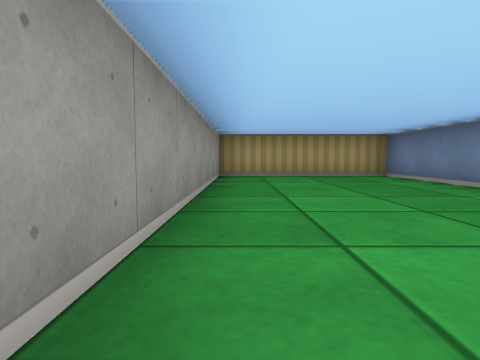
View 1 (above)

22 first-person views from a walk through a cub3D maze. The camera is about half as high as the walls, tilts 4° down and sees 75° across. The floor is counted in squares. Each view is taken from the middle of a square. On the plan, view 1 faces up. The plan holds only what a view shows up to about 9 squares ahead; the rest is blank.

View 2
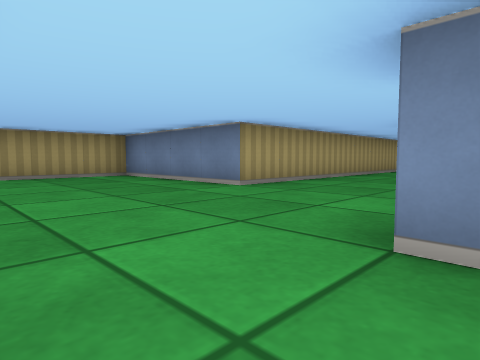

View 3
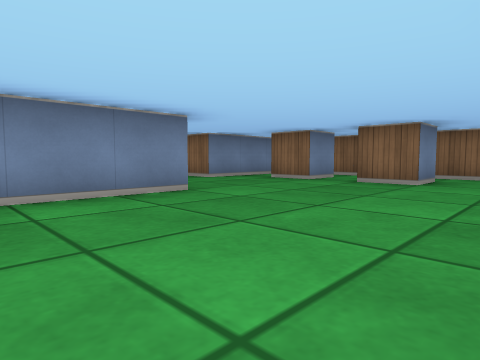

View 4
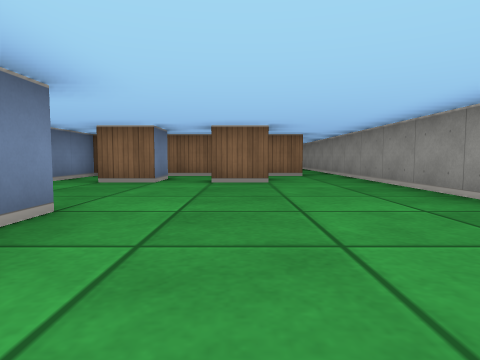

View 5
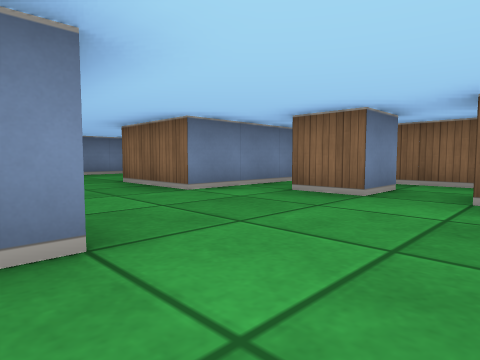

View 6
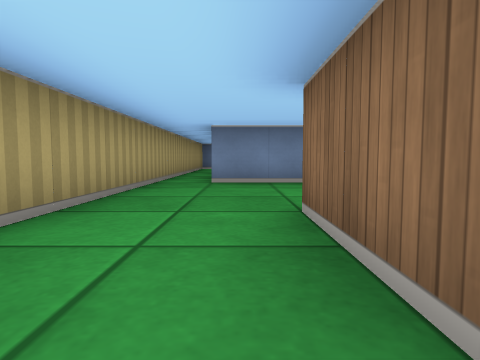

View 7
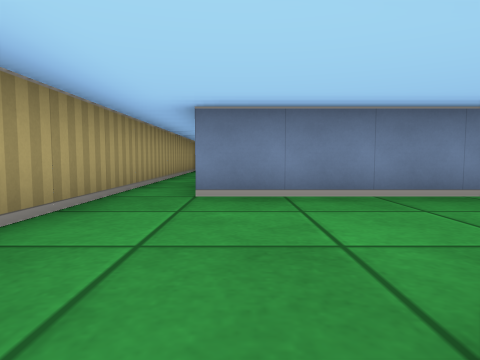

View 8
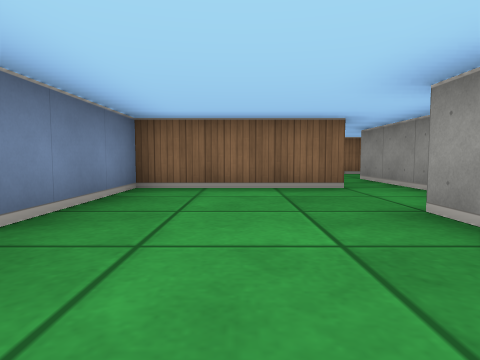

View 9
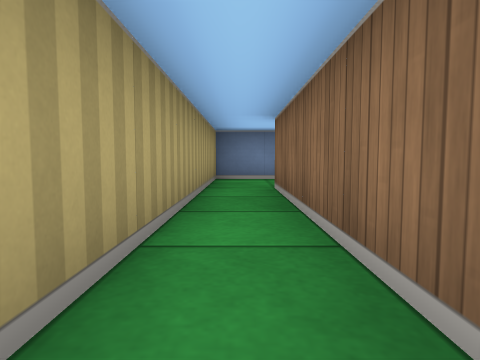

View 10
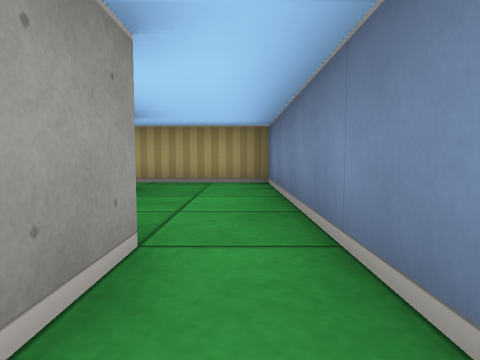

View 11
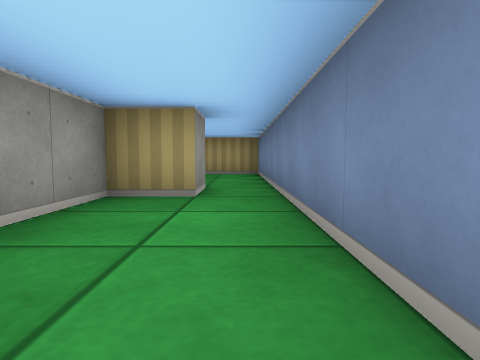

View 12
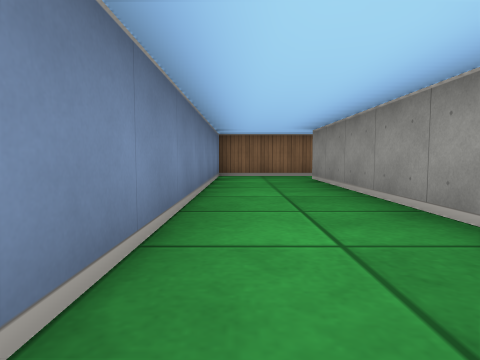

View 13
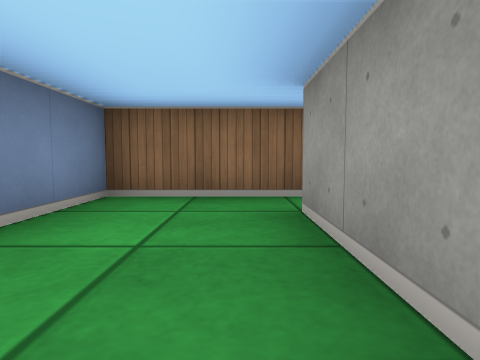

View 14
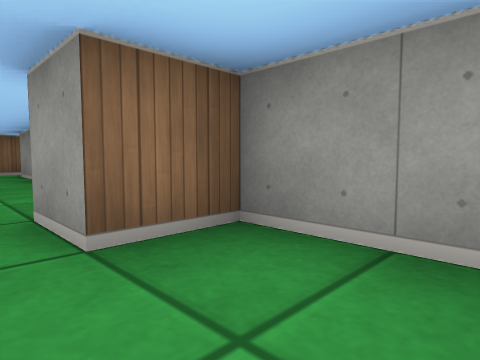

View 15
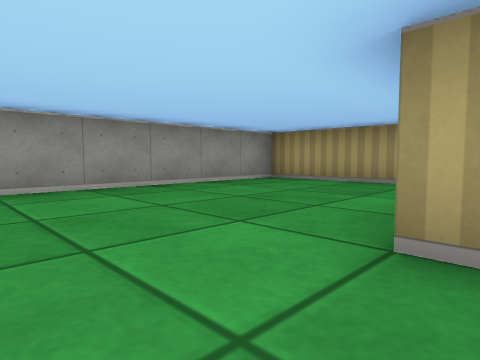

View 16
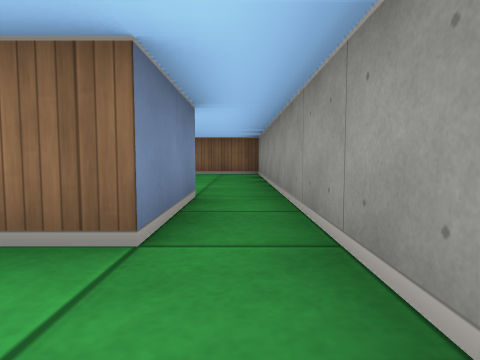

View 17
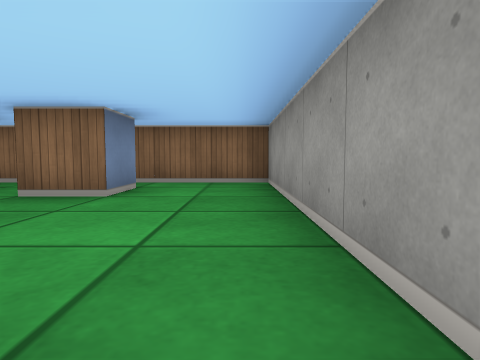

View 18
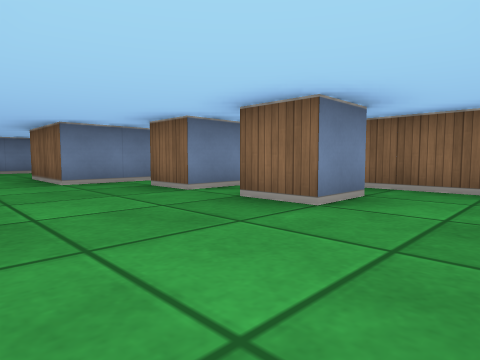

View 19
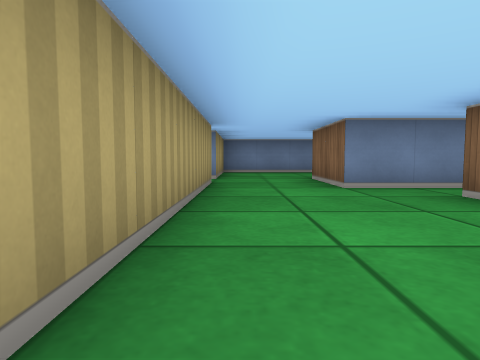

View 20
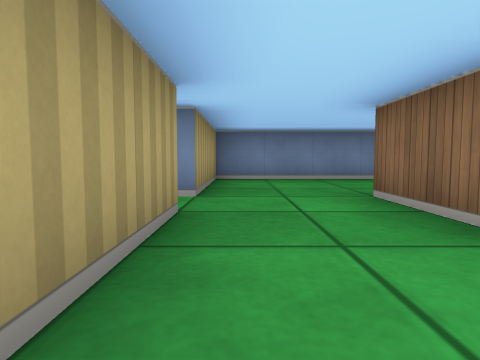

View 21
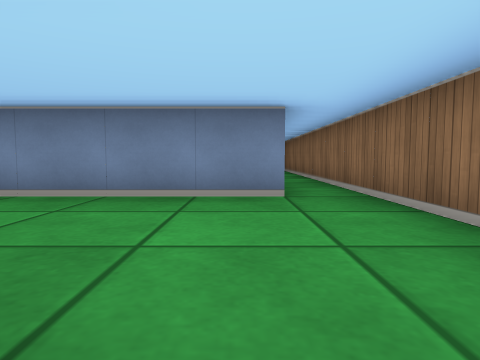

View 22
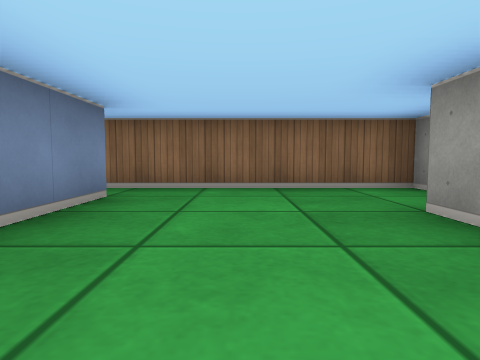

### Floor plan
Ten units are one square. View 1 is at (0, 0); x grows to the right and y downward. Boxes are objects, and circles mark ways between rooms. Rooms are numbered by the first view taken in them; rooms with no view inside come last. Other rooms are left out.
<svg viewBox="-10 -80 190 170">
<path fill="none" stroke="#000" d="M15 5 15 -5 25 -5M35 6 35 -5 45 -5M5 15 55 15 55 -15 75 -15M75 -35 35 -35 35 -75 -5 -75 -5 15M116 -25 155 -25M75 -11 75 -5M74 15 105 15 105 -25M155 -35 75 -35M155 85 175 85 175 5M165 5 165 15 155 15 155 75M155 -9 155 5 165 5M175 5 175 -35 155 -35M35 75 35 65 45 65M15 76 15 65 25 65M55 72 55 55 65 55M5 35 5 15M65 35 16 35M-5 15 -5 85 20 85M75 59 75 65M105 75 105 35 75 35M65 55 75 55M64 85 155 85M65 11 65 35"/>
<circle cx="65" cy="-25" r="3" fill="#2a7"/>
<circle cx="0" cy="25" r="3" fill="#2a7"/>
<circle cx="150" cy="-30" r="3" fill="#2a7"/>
<circle cx="70" cy="25" r="3" fill="#2a7"/>
<circle cx="170" cy="10" r="3" fill="#2a7"/>
<circle cx="150" cy="80" r="3" fill="#2a7"/>
<circle cx="60" cy="45" r="3" fill="#2a7"/>
<text x="20" y="-30">1</text>
<text x="100" y="-10">2</text>
<text x="170" y="50">3</text>
<text x="160" y="-20">4</text>
<text x="30" y="60">5</text>
<text x="90" y="60">6</text>
</svg>
Room 1 opens to room 2. Room 1 opens to room 5. Room 2 opens to room 4. Room 2 opens to room 6. Room 3 opens to room 4. Room 3 opens to room 6. Room 5 opens to room 6.

Where each view was taken, in squares from view 1:
view 1: 0 up, 0 right, facing up
view 2: 0 up, 0 right, facing up-right
view 3: 6 up, 0 right, facing down-right
view 4: 6 up, 2 right, facing down
view 5: 4 up, 2 right, facing down-right
view 6: 2 up, 5 right, facing right
view 7: 2 up, 7 right, facing right
view 8: 3 up, 9 right, facing down
view 9: 3 up, 11 right, facing right
view 10: 2 down, 17 right, facing up
view 11: 5 down, 17 right, facing up
view 12: 1 down, 17 right, facing down
view 13: 5 down, 16 right, facing down
view 14: 1 up, 17 right, facing down-left
view 15: 2 up, 4 right, facing up-left
view 16: 0 up, 0 right, facing down
view 17: 3 down, 0 right, facing down
view 18: 4 down, 0 right, facing down-right
view 19: 4 down, 1 right, facing right
view 20: 4 down, 4 right, facing right
view 21: 7 down, 7 right, facing right
view 22: 4 down, 9 right, facing down
